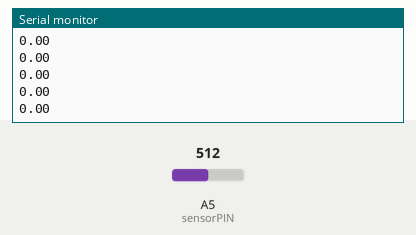
The sketch below on a simulated Arduino Uno, built with avr-gcc and run on an emulated ATmega328P. On the bench: the last lines printed to the serial monitor. The test bench sets the inputs (shaded band); at power-on: A5 (sensorPIN) = 512.

Above: at 1.2 s.
1.3 s: A5 (sensorPIN) set to 716
At 1.32 s:
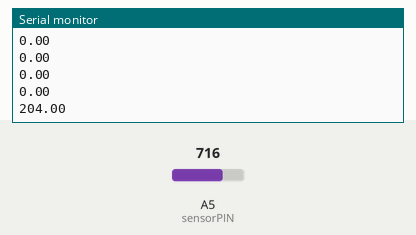
2.8 s: A5 (sensorPIN) set to 900
At 2.82 s:
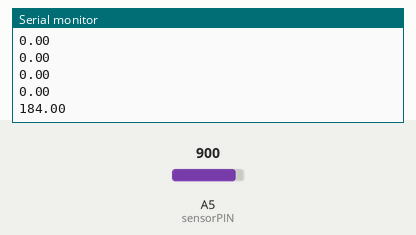
Timing chart, 0 to 5.8 s (numbered marks = the images above; inputs shaded):
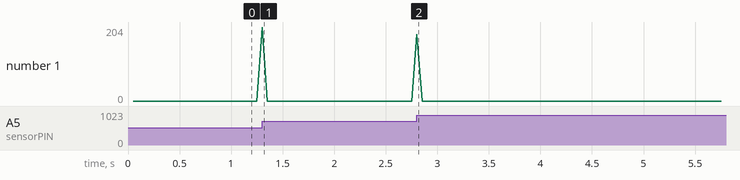

The sketch:

probando_mic_MAX9814.ino
```cpp
const int sensorPIN = A5;
const int sampleWindow = 50; // Ancho ventana en mS (50 mS = 20Hz)

void setup()
{
   Serial.begin(9600);
}

void loop()
{
   unsigned long startMillis= millis();

   unsigned int signalMax = 0;
   unsigned int signalMin = 1024;

   // Recopilar durante la ventana
   unsigned int sample;
   while (millis() - startMillis < sampleWindow)
   {
      sample = analogRead(sensorPIN);
      if (sample < 1024)
      {
         if (sample > signalMax)
         {
            signalMax = sample;  // Actualizar máximo
         }
         else if (sample < signalMin)
         {
            signalMin = sample;  // Actualizar mínimo
         }
      }
   }
   unsigned int peakToPeak = signalMax - signalMin;  // Amplitud del sonido
   double volts = peakToPeak;  // Convertir a tensión
   Serial.println(volts);
}
```

Measured:
- after the input at 1.3 s, the serial monitor: prints a new line at once (image 1)
- after the input at 2.8 s, the serial monitor: prints a new line at once (image 2)
